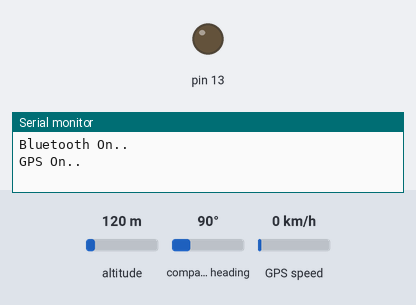
A sketch run on a simulated Arduino Uno, built with avr-gcc and run on an emulated ATmega328P. Shown: output pins drawn as LEDs (lit = HIGH), the last lines printed to the serial monitor. The inputs (shaded band) are chosen by the test bench; at power-on: altitude 120 m, compass heading 90°, GPS speed 0 km/h. The GPS gets a fix after 3 s at 37.7749, -122.4194 with 8 satellites.

Above: at 3.0 s.
At 6.02 s:
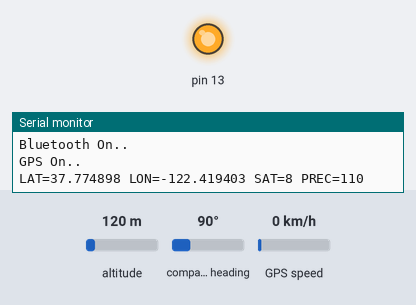
Timing chart, 0 to 7.0 s (numbered marks = the images above):
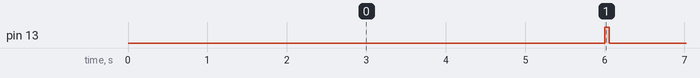

Measured:
- by itself, pin 13: alternates HIGH for 0.05 s and LOW for 3.0 s

The sketch:

ch04_04.ino
```cpp
#include <SoftwareSerial.h>
#include <TinyGPS.h>

// D2   >>>  Rx, D4   >>>  Tx
SoftwareSerial bluetooth(2, 4); // RX, TX

// D5   >>>  Rx, D11   >>>  Tx
SoftwareSerial gps(5, 11);  // RX, TX
char val;
TinyGPS gps_mod;

void setup() {
  Serial.begin(9600);
  pinMode(13, OUTPUT);
  bluetooth.begin(9600);
  Serial.println("Bluetooth On..");
  gps.begin(9600);
  Serial.println("GPS On..");
}

void loop() {
  bool newData = false;
  unsigned long chars;
  unsigned short sentences, failed;

  // read GPS position every 3 seconds
  for (unsigned long start = millis(); millis() - start < 3000;) {
    while (gps.available()){
      char c = gps.read();
      //Serial.println(c);
      if (gps_mod.encode(c))
        newData = true;
    }
  }

  if (newData) {
    float flat, flon;
    unsigned long age;

    digitalWrite(13, HIGH);
    gps_mod.f_get_position(&flat, &flon, &age);
    print_data("LAT=");
    print_num_data(flat == TinyGPS::GPS_INVALID_F_ANGLE ? 0.0 : flat, 6);
    print_data(" LON=");
    print_num_data(flon == TinyGPS::GPS_INVALID_F_ANGLE ? 0.0 : flon, 6);
    print_data(" SAT=");
    print_num_data(gps_mod.satellites() == TinyGPS::GPS_INVALID_SATELLITES ? 0 : gps_mod.satellites());
    print_data(" PREC=");
    print_num_data(gps_mod.hdop() == TinyGPS::GPS_INVALID_HDOP ? 0 : gps_mod.hdop());

    break_line();
    digitalWrite(13, LOW);
  }
}

void print_data(char msg[30]) {
  Serial.print(msg);
  bluetooth.print(msg);
}
void print_num_data(float msg,int n) {
  Serial.print(msg, n);
  bluetooth.print(msg, n);
}
void print_num_data(int msg) {
  Serial.print(msg);
  bluetooth.print(msg);
}
void break_line() {
  Serial.println("");
  bluetooth.println("");
}
```
